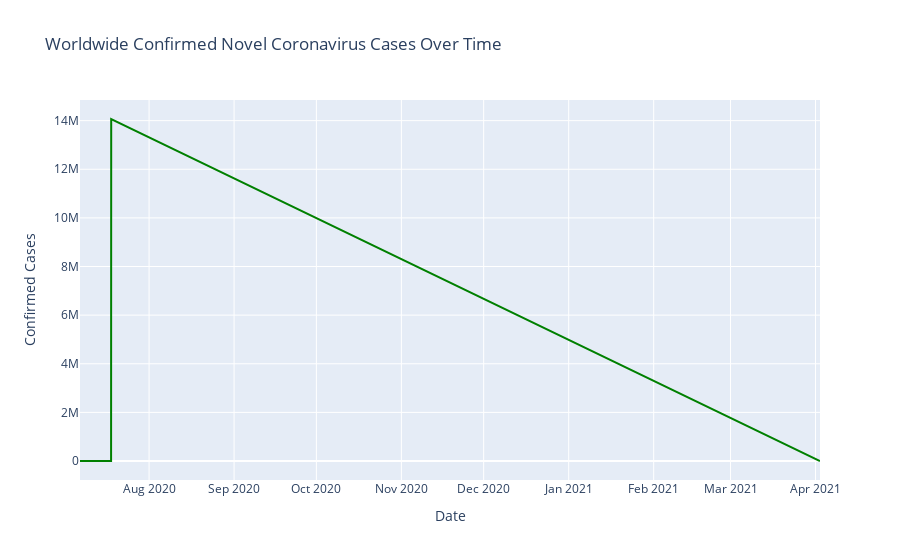

Write notebook code for a chart like this one.
### Code cell
ds['Last_Update'] = pd.to_datetime(ds['Last_Update'])

confirmed_worldwide = ds.groupby('Last_Update')['Confirmed'].sum().reset_index()

fig = px.line(confirmed_worldwide,
              x='Last_Update',
              y='Confirmed',
              title='Worldwide Confirmed Novel Coronavirus Cases Over Time',
              labels={'Last_Update': 'Date', 'Confirmed': 'Confirmed Cases'})

fig.update_traces(line_color='green')

fig.show()

### Figure 1 — Plotly figure (JSON) as saved in the notebook; plotly's stock layout.template omitted (floating-point values rounded to 4 significant figures)
{"data": [{"hovertemplate": "Date=%{x}<br>Confirmed Cases=%{y}<extra></extra>", "legendgroup": "", "line": {"color": "green", "dash": "solid"}, "marker": {"symbol": "circle"}, "mode": "lines", "name": "", "orientation": "v", "showlegend": false, "type": "scatter", "x": ["2020-07-06T19:33:59", "2020-07-10T02:34:22", "2020-07-13T12:34:33", "2020-07-17T18:35:12", "2020-07-17T22:34:48", "2020-07-18T03:34:52", "2020-07-18T04:34:45", "2021-04-02T15:13:53"], "xaxis": "x", "y": [0, 1, 13, 1, 0, 531, 14067672, 54], "yaxis": "y"}], "layout": {"autosize": true, "legend": {"tracegroupgap": 0}, "title": {"text": "Worldwide Confirmed Novel Coronavirus Cases Over Time"}, "xaxis": {"anchor": "y", "autorange": true, "domain": [0, 1], "range": ["2020-07-06 19:33:59", "2021-04-02 15:13:53"], "title": {"text": "Date"}, "type": "date"}, "yaxis": {"anchor": "x", "autorange": true, "domain": [0, 1], "range": [-781500.0, 14850000.0], "title": {"text": "Confirmed Cases"}, "type": "linear"}}}
